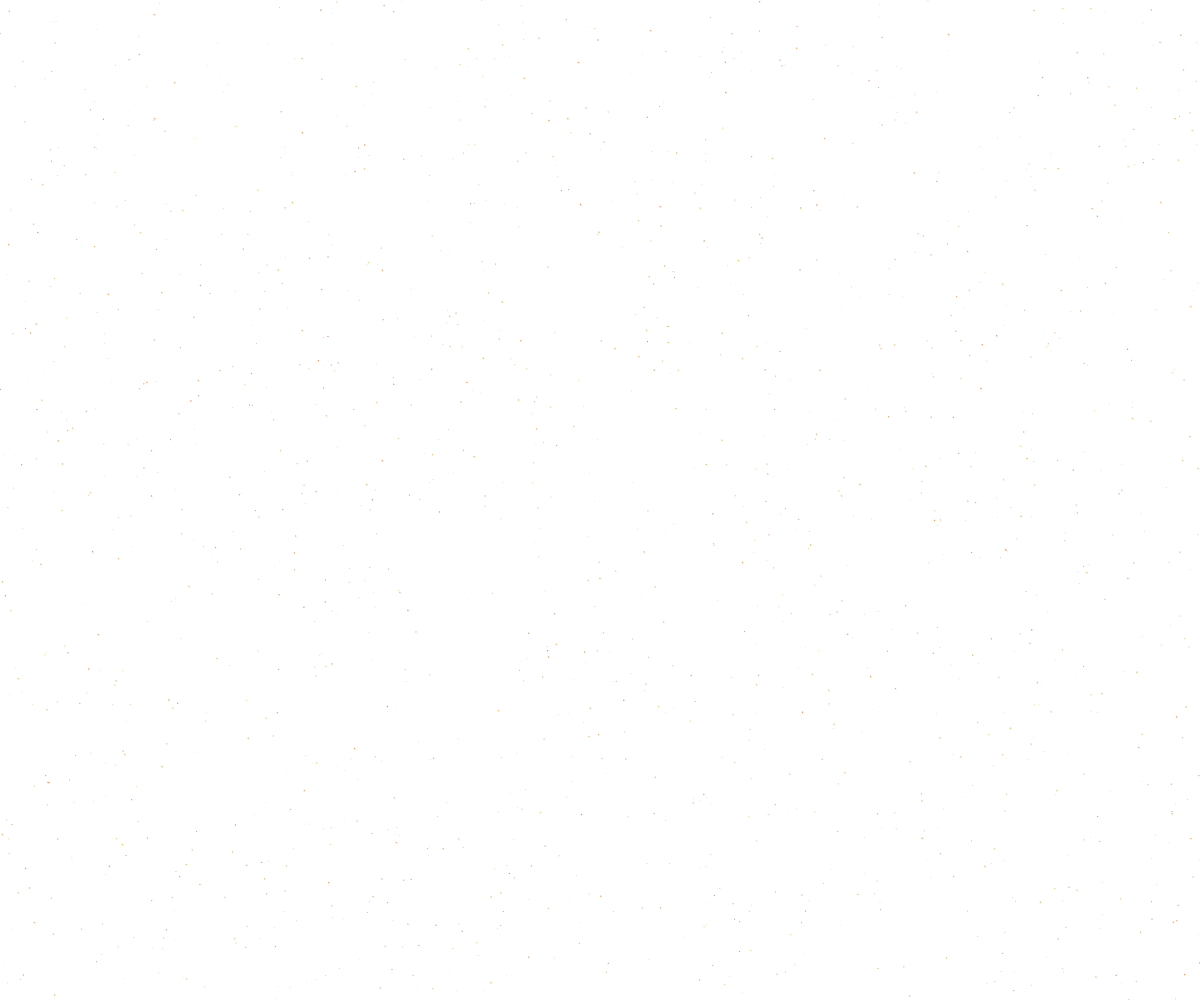
Frame 1 (no input)
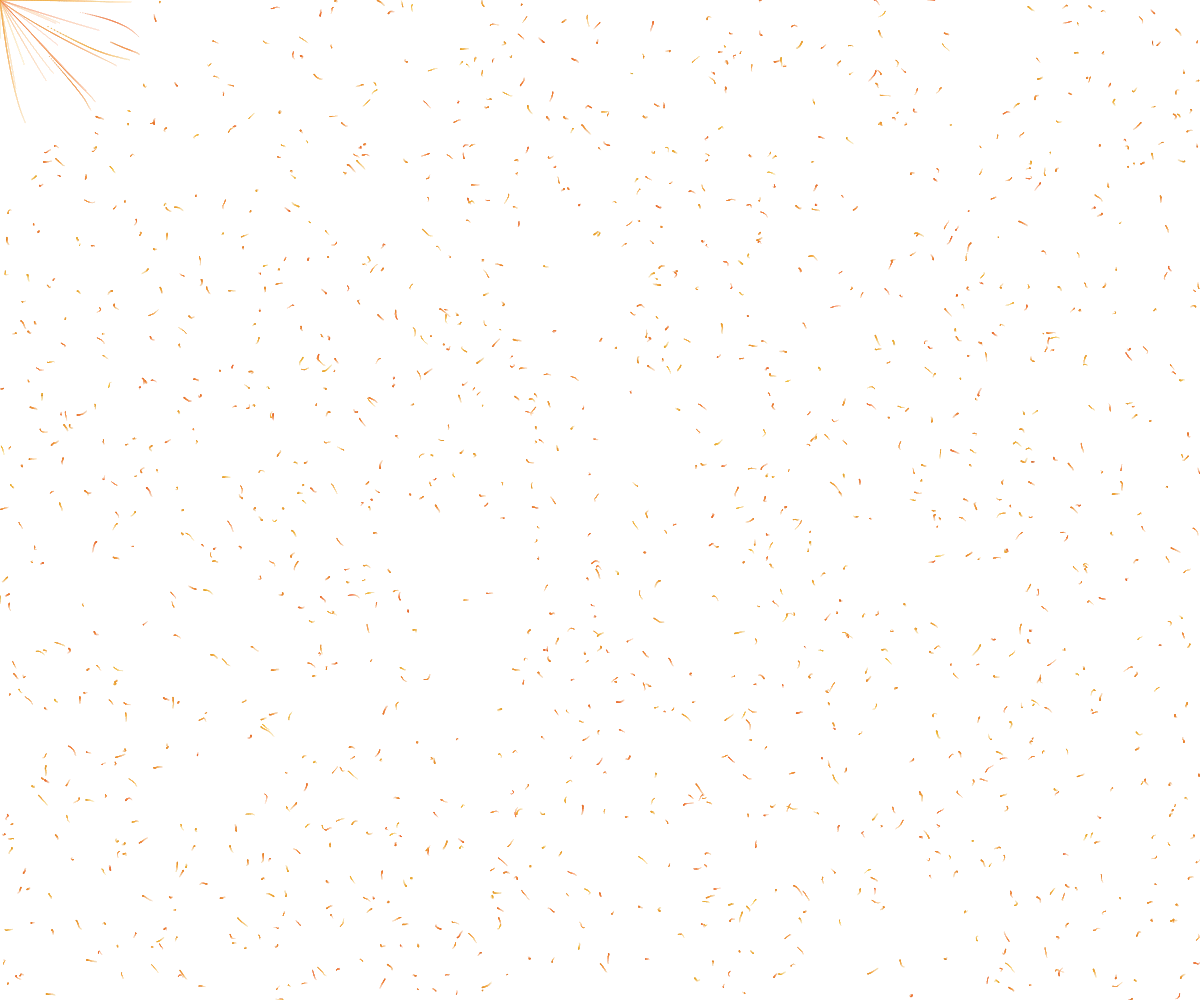
Frame 60 (no input)
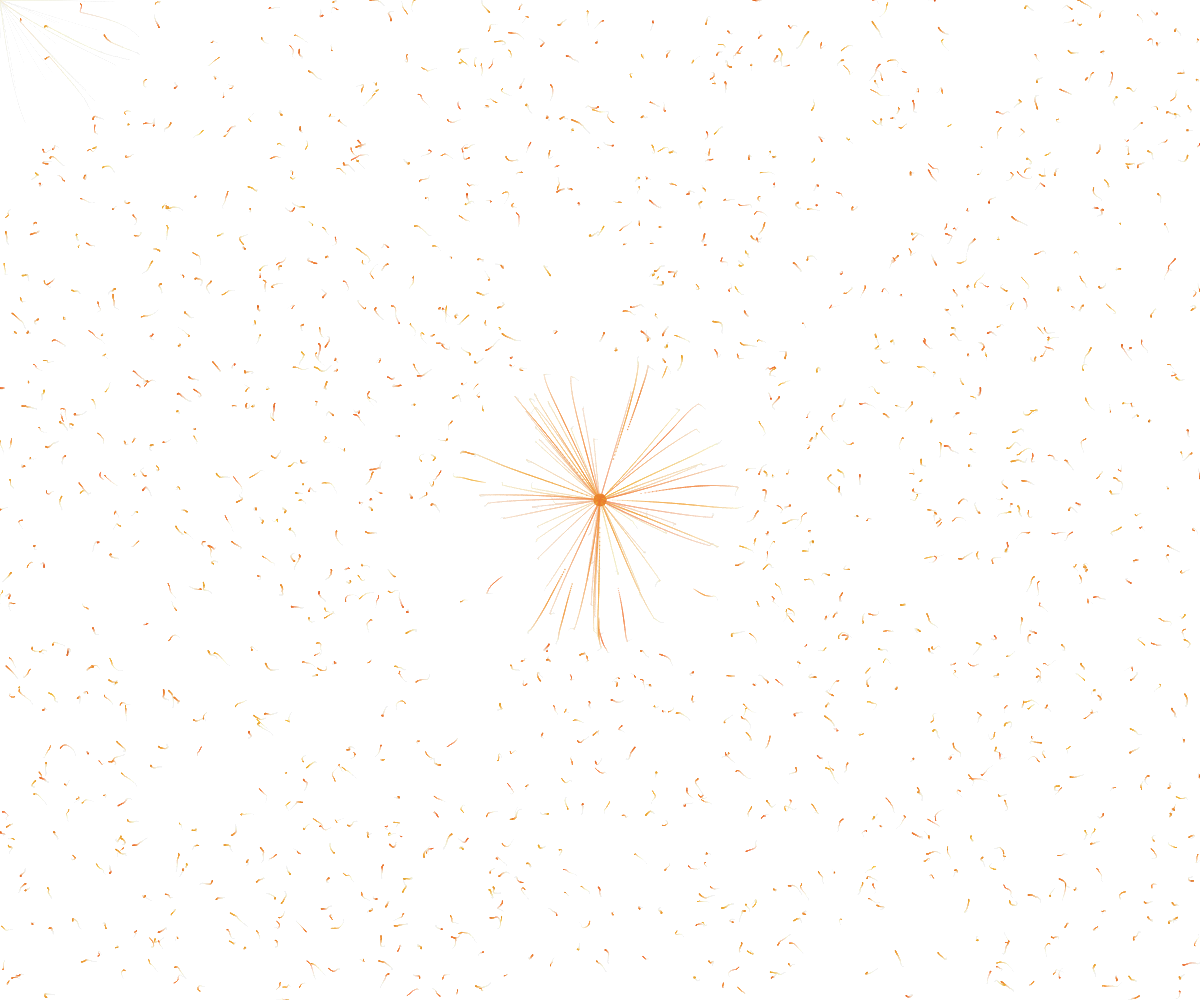
Frame 120 (the mouse pressed at the canvas centre since frame 60)

The p5.js sketch that drew these frames (run headless with seeded random() and noise() and a simulated clock; from frame 60 on, the mouse is pressed at the canvas centre):

// p5.js sketch
// ── sketch.js
let particles = [];
const particleCount = 1500;
const magneticStrength = 600;
const mouseRadius = 150;
const trailLength = 20;

function setup() {
  createCanvas(windowWidth, windowHeight);
  colorMode(HSB, 360, 100, 100, 1);
  
  // Initialize particles with random positions
  for (let i = 0; i < particleCount; i++) {
    particles.push({
      x: random(width),
      y: random(height),
      size: random(0.5, 1.5),
      hue: random(20, 40), // metallic-looking hues
      ox: random(100),
      oy: random(100),
      history: []
    });
  }
}

function draw() {
  background(0, 0, 100, 0.03); // Semi-transparent background for trail effect
  
  // Update and display particles
  for (let i = 0; i < particles.length; i++) {
    let p = particles[i];
    
    // Add to history for trail
    p.history.push({x: p.x, y: p.y});
    if (p.history.length > trailLength) {
      p.history.shift();
    }
    
    // Apply magnetic force from mouse
    let dxMouse = mouseX - p.x;
    let dyMouse = mouseY - p.y;
    let distance = sqrt(dxMouse * dxMouse + dyMouse * dyMouse);
    
    if (distance < mouseRadius) {
      let force = map(distance, 0, mouseRadius, magneticStrength, 0);
      p.x += (dxMouse / distance) * force * 0.01;
      p.y += (dyMouse / distance) * force * 0.01;
    }
    
    // Add subtle noise-based movement
    let nx = noise(p.ox, p.oy) * 2 - 1;
    let ny = noise(p.ox + 100, p.oy + 100) * 2 - 1;
    
    p.x += nx * 0.3;
    p.y += ny * 0.3;
    
    // Update noise values for next frame
    p.ox += 0.01;
    p.oy += 0.01;
    
    // Keep particles within canvas bounds
    if (p.x < 0) p.x = 0;
    if (p.x > width) p.x = width;
    if (p.y < 0) p.y = 0;
    if (p.y > height) p.y = height;
    
    // Draw trail
    noFill();
    stroke(p.hue, 80, 90, 0.3);
    strokeWeight(0.5);
    beginShape();
    for (let j = 0; j < p.history.length; j++) {
      let h = p.history[j];
      vertex(h.x, h.y);
    }
    endShape();
    
    // Draw particle with metallic appearance
    noStroke();
    fill(p.hue, 80, 90, 0.8);
    ellipse(p.x, p.y, p.size, p.size);
  }
}

function windowResized() {
  resizeCanvas(windowWidth, windowHeight);
}
